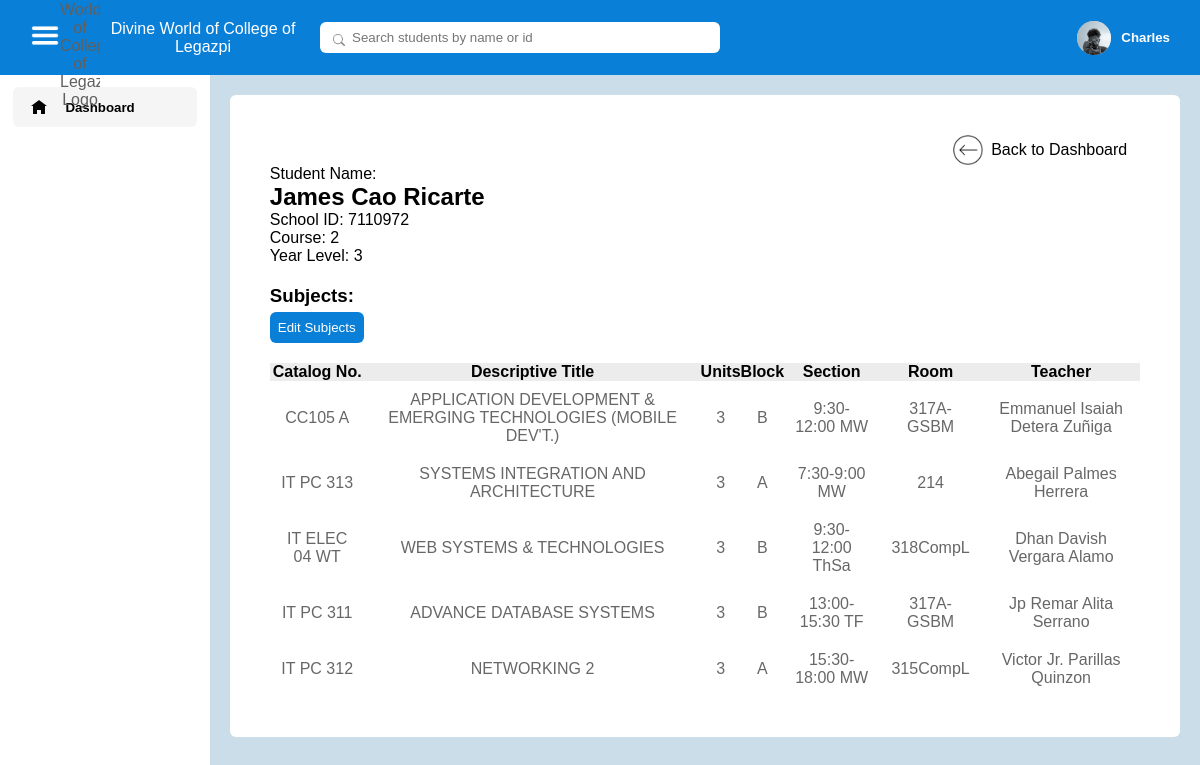
The app's page /pages/student_subjects.php?studentId=1 (signed in) with its own data.
### tables this page shows
CREATE TABLE `registration` (
  `reg_id` int(11) NOT NULL,
  `faculty_id` varchar(255) NOT NULL,
  `first_name` varchar(255) NOT NULL,
  `last_name` varchar(255) NOT NULL,
  `middle_name` varchar(255) NOT NULL,
  `email` varchar(255) NOT NULL,
  `birthday` date NOT NULL,
  `age` int(11) NOT NULL,
  `profile_picture` varchar(255) DEFAULT NULL
);

CREATE TABLE `students` (
  `student_id` int(11) NOT NULL,
  `reg_id` int(11) NOT NULL,
  `first_name` varchar(255) NOT NULL,
  `last_name` varchar(255) NOT NULL,
  `middle_name` varchar(255) NOT NULL,
  `school_id` int(11) NOT NULL,
  `course` int(11) NOT NULL,
  `year_level` int(11) NOT NULL,
  `status` int(11) DEFAULT NULL
);

CREATE TABLE `student_schedules` (
  `student_schedule_id` int(11) NOT NULL,
  `student_id` int(11) NOT NULL,
  `schedule_id` int(11) NOT NULL
);

CREATE TABLE `subjects` (
  `subject_id` int(11) NOT NULL,
  `catalog_number` varchar(255) NOT NULL,
  `descriptive_title` varchar(255) NOT NULL,
  `units` float NOT NULL
);

CREATE TABLE `blocks` (
  `block_id` int(11) NOT NULL,
  `block_name` varchar(255) NOT NULL
);

CREATE TABLE `schedules` (
  `schedule_id` int(11) NOT NULL,
  `subject_id` int(11) NOT NULL,
  `block_id` int(11) NOT NULL,
  `day_of_week` varchar(4) NOT NULL,
  `start_time` varchar(5) NOT NULL,
  `end_time` varchar(5) NOT NULL,
  `room_id` int(11) NOT NULL,
  `teacher_id` int(11) NOT NULL
);

CREATE TABLE `rooms` (
  `room_id` int(11) NOT NULL,
  `room_name` varchar(255) NOT NULL
);

### pages/student_subjects.php (the view, shortened to what this page needs)
<?php
require_once('../database/database.php');
if (isset($_SESSION['isSidebarMinimized']) && $_SESSION['isSidebarMinimized']) {
    $labelWrapperDisplay = 'none';
} else {
    $labelWrapperDisplay = 'initial';
}
$stmt_user = $conn->prepare("SELECT registration.first_name, registration.profile_picture
    FROM login
    JOIN registration ON login.reg_id = registration.reg_id
    WHERE login.reg_id = ?");
$stmt_user->bind_param("i", $_SESSION['id']);
$stmt_user->execute();
$stmt_user->bind_result($user_first_name, $profile_picture);
if ($profile_picture === null) {
    $profile_picture = '../images/sample_profile.jpg';
} else {
    $profile_picture = '../images/user_profile_pictures/' . $_SESSION['id'] . '/' . $profile_picture;
}
$stmt_student = $conn->prepare("SELECT first_name, last_name, middle_name, school_id, course, year_level FROM students WHERE student_id = ?");
$stmt_student->bind_param("i", $_GET['studentId']);
$stmt_student->execute();
$stmt_student->bind_result($student_first_name, $student_last_name, $student_middle_name, $school_id, $course, $year_level);
$stmt_student_schedules = $conn->prepare("SELECT student_schedules.student_schedule_id, subjects.catalog_number, subjects.descriptive_title, subjects.units, blocks.block_name, schedules.start_time, schedules.end_time, schedules.day_of_week, rooms.room_name, teachers.first_name, teachers.last_name, teachers.middle_name
FROM student_schedules
JOIN students ON student_schedules.student_id = students.student_id
JOIN schedules ON student_schedules.schedule_id = schedules.schedule_id
JOIN subjects ON schedules.subject_id = subjects.subject_id
JOIN blocks ON schedules.block_id = blocks.block_id
JOIN rooms ON schedules.room_id = rooms.room_id
JOIN teachers ON schedules.teacher_id = teachers.teacher_id
WHERE student_schedules.student_id = ?");
$stmt_student_schedules->bind_param('i', $_GET['studentId']);
$stmt_student_schedules->execute();
$stmt_student_schedules->bind_result($student_schedule_id, $catalog_number, $descriptive_title, $units, $block_name, $start_time, $end_time, $day_of_week, $room_name, $teacher_first_name, $teacher_last_name, $teacher_middle_name);
$student_schedules = [];
while ($stmt_student_schedules->fetch()) {
    $student_schedules[] = [
        'student_schedule_id' => $student_schedule_id,
        'catalog_number' => $catalog_number,
        'descriptive_title' => $descriptive_title,
        'units' => $units,
        'block_name' => $block_name,
        'start_time' => $start_time,
        'end_time' => $end_time,
        'day_of_week' => $day_of_week,
        'room_name' => $room_name,
        'teacher_full_name' => $teacher_first_name . " " . $teacher_middle_name . " " . $teacher_last_name
    ];
}
?>
<!DOCTYPE html>
<html lang="en">
<head>
    <link rel="stylesheet" href="../styles/dashboard/dashboard.css">
    <link rel="stylesheet" href="../styles/default.css">
    <link rel="stylesheet" href="../styles/nav/nav.css">
    <link rel="stylesheet" href="../styles/student_subjects/student_subjects.css">
</head>
<body>
    <?php include('partials/nav.php') ?>
    <main>
        <div class="section_column">
            <div class="left_section">
                <div class="navigation_links selected">
                    <div class="sidebar_icon_wrapper">
                        <img class="home_icon" src="../images/icons/home_icon.png" alt="">
                    </div>
                    <div class="sidebar_label_wrapper" style="display: <?php echo $labelWrapperDisplay; ?> ;">
                        <h5>Dashboard</h5>
                    </div>
                </div>
            </div>
            <div class="right_section">
                <div class="details_container">
                    <div class="details_wrapper">
                        <div class="back_button_wrapper">
                            <a class="back_dashboard_link" href="dashboard.php">
                                <img class="back_icon" src="../images/icons/back_icon.png">
                                <p>Back to Dashboard</p>
                            </a>
                        </div>
                        <p>Student Name:</p>
                        <h2><?php echo $student_first_name . " " . $student_middle_name . " " . $student_last_name ?></h2>
                        <p>School ID: <?php echo $school_id ?></p>
                        <p>Course: <?php echo $course ?></p>
                        <p>Year Level: <?php echo $year_level ?></p>
                        <h3 style="margin-top: 20px; margin-bottom: 5px;">Subjects:</h3>
                        <button class="edit_subjects_button">Edit Subjects</button>
                        <table>
                            <thead>
                                <tr>
                                    <th>Catalog No.</th>
                                    <th>Descriptive Title</th>
                                    <th>Units</th>
                                    <th>Block</th>
                                    <th>Section</th>
                                    <th>Room</th>
                                    <th>Teacher</th>
                                </tr>
                            </thead>
                            <?php foreach ($student_schedules as $schedule) {
                                $time = $schedule['start_time'] . "-" . $schedule['end_time'] . " " . $schedule['day_of_week'];
                                echo "<tbody>
                                <tr>
                                    <td>{$schedule['catalog_number']}</td>
                                    <td>{$schedule['descriptive_title']}</td>
                                    <td>{$schedule['units']}</td>
                                    <td>{$schedule['block_name']}</td>
                                    <td>{$time}</td>
                                    <td>{$schedule['room_name']}</td>
                                    <td>{$schedule['teacher_full_name']}</td>
                                </tr>
                            </tbody>";
                            }
                            ?>
                        </table>
                    </div>
                </div>
            </div>
        </div>
    </main>
</body>
</html>

### pages/partials/nav.php (shortened to what this page needs)
<nav>
    <div class="nav_left_section">
        <div class="hamburger_icon_container">
            <img class="hamburger_icon" src="../images/icons/hamburger_icon.png" alt="">
        </div>
        <a href="dashboard.php">
            <div class="brand_name_container">
                <img class="brand_logo" src="../images/logos/dwcl_logo.png" alt="Divine World of College of Legazpi Logo">
                <p class="brand_name">Divine World of College of Legazpi</p>
            </div>
        </a>
        <div class="search_bar_container">
            <input class="search_bar" type="text" placeholder="Search students by name or id">
            <img class="search_icon" src="../images/icons/search_icon.png">
        </div>
    </div>
    <div class="nav-right-section">
        <img src="<?php echo $profile_picture ?>" class="profile-icon">
        <h5 class="user_name"><?php echo $user_first_name; ?></h5>
    </div>
</nav>

### styles/dashboard/dashboard.css (style rules this page uses)
body { position: relative; }
main { width: 100%; display: flex; justify-content: center; }
.section_column { width: 100%; display: flex; }
.left_section { height: 100vh; display: flex; flex-direction: column; align-items: center; background-color: rgb(255, 255, 255); }
.navigation_links { width: 88%; padding: 12px 0; display: flex; justify-content: center ; align-items: center; cursor: pointer; border-radius: 6px; margin-bottom: 3px; }
.navigation_links:first-child { margin-top: 12px; }
.navigation_links.selected { background-color: rgb(245, 245, 245); }
.home_icon { width: 16px; }
.sidebar_icon_wrapper { width: 60px; display: flex; justify-content: center; }
.sidebar_label_wrapper { width: 150px; }
.right_section { width: 100%; display: flex; flex-direction: column; align-items: center; }
input, select { padding: 6px; outline: none; border: 1px solid rgb(168, 168, 168); border-radius: 6px; color: rgb(112, 112, 112); }

### styles/default.css (style rules this page uses)
* { font-family: Arial, Helvetica, sans-serif; margin: 0; padding: 0; }
button { cursor: pointer; background-color: rgb(10, 127, 216); border: none; color: white; padding: 5px; border-radius: 6px; }
body { background-color: rgb(203, 221, 233); }
a { text-decoration: none; color: inherit; }

### styles/nav/nav.css (style rules this page uses)
nav { height: 75px; background-color: rgb(10, 127, 216); color: rgb(96, 96, 96); display: flex; justify-content: space-between; align-items: center; padding: 0 2.5vw 0 0; position: relative; }
.brand_logo { width: 40px; }
.brand_name { color: white; margin-left: 6px; }
.brand_name_container { display: flex; justify-content: center; align-items: center; height: 100%; width: 20vw; cursor: pointer; }
.search_bar_container { position: relative; }
.search_icon { width: 12px; position: absolute; top: 12px; left: 13px; }
.search_bar { padding: 8px 8px 8px 32px; width: 30vw; max-width: 400px; border: none; border-radius: 6px; }
.nav_left_section { height: 100%; display: flex; justify-content: space-between; align-items: center; width: 60vw; max-width: 1000px; }
.nav-right-section { display: flex; justify-content: space-between; align-items: center; }
.profile-icon { width: 34px; height: 34px; background-color: rgb(224, 224, 224); border-radius: 50%; cursor: pointer; object-fit: cover; }
.user_name { margin-left: 10px; cursor: pointer; color: white; }
.profile_dropdown_sections p, a { width: 100%; text-align: center; }
.hamburger_icon { width: 30px; height: 29px; filter: invert(); }
.hamburger_icon_container { margin-left: 30px; cursor: pointer; }

### styles/student_subjects/student_subjects.css (style rules this page uses)
table { border-collapse: collapse; border-radius: 6px; margin-top: 20px; background-color: white; width: 100%; }
table td { text-align: center; padding: 10px; }
thead { background-color: rgb(236, 236, 236); }
tbody td { color: rgb(103, 103, 103); }
.details_container { background-color: white; width: 96%; border-radius: 6px; margin-top: 20px; }
.details_wrapper { padding: 40px; }
.edit_subjects_button { padding: 8px; }
.back_icon { width: 30px; }
.back_button_wrapper { width: 100%; display: flex; justify-content: right; }
.back_dashboard_link { width: 200px; display: flex; align-items: center; justify-content: center; gap: 8px; cursor: pointer; }

### records on screen
registration: first_name "Charles"
students: first_name "James", middle_name "Cao", last_name "Ricarte", school "7110972", course "2", year_level "3"
student_schedules: subjects.catalog_number "CC105 A", subjects.descriptive_title "APPLICATION DEVELOPMENT & EMERGING TECHNOLOGIES (MOBILE DEV'T.)", subjects.units "3", blocks.block_name "B", schedule.day_of_week "9:30-12:00 MW", rooms.room_name "317A-GSBM", teacher_full_name "Emmanuel Isaiah Detera Zuñiga"
student_schedules: subjects.catalog_number "IT PC 313", subjects.descriptive_title "SYSTEMS INTEGRATION AND ARCHITECTURE", subjects.units "3", blocks.block_name "A", schedule.day_of_week "7:30-9:00 MW", rooms.room_name "214", teacher_full_name "Abegail Palmes Herrera"
student_schedules: subjects.catalog_number "IT ELEC 04 WT", subjects.descriptive_title "WEB SYSTEMS & TECHNOLOGIES", subjects.units "3", blocks.block_name "B", schedule.day_of_week "9:30-12:00 ThSa", rooms.room_name "318CompL", teacher_full_name "Dhan Davish Vergara Alamo"
student_schedules: subjects.catalog_number "IT PC 311", subjects.descriptive_title "ADVANCE DATABASE SYSTEMS", subjects.units "3", blocks.block_name "B", schedule.day_of_week "13:00-15:30 TF", rooms.room_name "317A-GSBM", teacher_full_name "Jp Remar Alita Serrano"
student_schedules: subjects.catalog_number "IT PC 312", subjects.descriptive_title "NETWORKING 2", subjects.units "3", blocks.block_name "A", schedule.day_of_week "15:30-18:00 MW", rooms.room_name "315CompL", teacher_full_name "Victor Jr. Parillas Quinzon"
